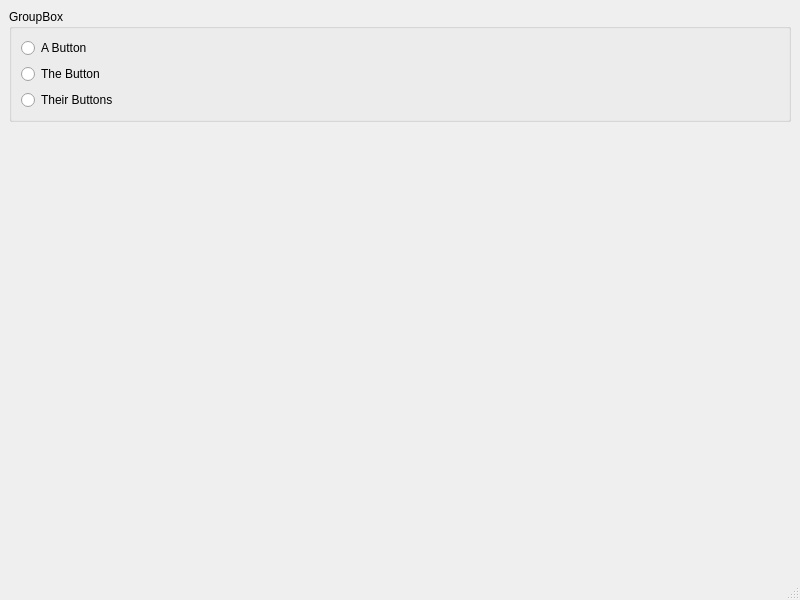
<?xml version="1.0" encoding="UTF-8"?>
<ui version="4.0">
 <class>MainWindow</class>
 <widget class="QMainWindow" name="MainWindow">
  <property name="geometry">
   <rect>
    <x>0</x>
    <y>0</y>
    <width>800</width>
    <height>600</height>
   </rect>
  </property>
  <property name="windowTitle">
   <string>MainWindow</string>
  </property>
  <widget class="QWidget" name="centralwidget">
   <layout class="QVBoxLayout" name="verticalLayout">
    <item>
     <widget class="QGroupBox" name="groupBox">
      <property name="title">
       <string>GroupBox</string>
      </property>
      <layout class="QVBoxLayout" name="verticalLayout_2">
       <item>
        <widget class="QRadioButton" name="radioButton_2">
         <property name="text">
          <string>A Button</string>
         </property>
        </widget>
       </item>
       <item>
        <widget class="QRadioButton" name="radioButton">
         <property name="text">
          <string>The Button</string>
         </property>
        </widget>
       </item>
       <item>
        <widget class="QRadioButton" name="radioButton_3">
         <property name="text">
          <string>Their Buttons</string>
         </property>
        </widget>
       </item>
      </layout>
     </widget>
    </item>
    <item>
     <spacer name="verticalSpacer">
      <property name="orientation">
       <enum>Qt::Vertical</enum>
      </property>
      <property name="sizeHint" stdset="0">
       <size>
        <width>20</width>
        <height>40</height>
       </size>
      </property>
     </spacer>
    </item>
   </layout>
  </widget>
  <widget class="QMenuBar" name="menubar">
   <property name="geometry">
    <rect>
     <x>0</x>
     <y>0</y>
     <width>800</width>
     <height>37</height>
    </rect>
   </property>
  </widget>
  <widget class="QStatusBar" name="statusbar"/>
 </widget>
 <resources/>
 <connections/>
</ui>
